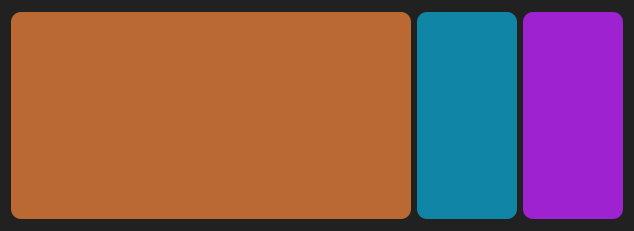
              <widget class="QWidget" name="widget_5" native="true">
               <property name="minimumSize">
                <size>
                 <width>0</width>
                 <height>231</height>
                </size>
               </property>
               <property name="styleSheet">
                <string notr="true">background-color:rgb(33, 33, 33);
border-radius:15px;</string>
               </property>
               <layout class="QGridLayout" name="gridLayout_5">
                <item row="0" column="2">
                 <widget class="QLabel" name="label_26">
                  <property name="minimumSize">
                   <size>
                    <width>100</width>
                    <height>150</height>
                   </size>
                  </property>
                  <property name="font">
                   <font>
                    <family>Plus Jakarta Sans ExtraBold</family>
                    <pointsize>12</pointsize>
                    <weight>75</weight>
                    <bold>true</bold>
                   </font>
                  </property>
                  <property name="styleSheet">
                   <string notr="true">background-color: rgb(158, 34, 207);
color: rgb(255, 255, 255);
border-radius:10px;

</string>
                  </property>
                  <property name="midLineWidth">
                   <number>1</number>
                  </property>
                  <property name="text">
                   <string>&lt;html&gt;&lt;head/&gt;&lt;body&gt;&lt;p align=&quot;center&quot;&gt;&lt;br/&gt;&lt;/p&gt;&lt;/body&gt;&lt;/html&gt;</string>
                  </property>
                  <property name="textFormat">
                   <enum>Qt::AutoText</enum>
                  </property>
                  <property name="scaledContents">
                   <bool>true</bool>
                  </property>
                  <property name="alignment">
                   <set>Qt::AlignCenter</set>
                  </property>
                  <property name="wordWrap">
                   <bool>false</bool>
                  </property>
                  <property name="margin">
                   <number>0</number>
                  </property>
                  <property name="indent">
                   <number>-1</number>
                  </property>
                 </widget>
                </item>
                <item row="0" column="1">
                 <widget class="QLabel" name="label_25">
                  <property name="minimumSize">
                   <size>
                    <width>100</width>
                    <height>150</height>
                   </size>
                  </property>
                  <property name="styleSheet">
                   <string notr="true">background-color: rgb(16, 133, 165);
border-radius:10px;</string>
                  </property>
                  <property name="text">
                   <string/>
                  </property>
                 </widget>
                </item>
                <item row="0" column="0">
                 <widget class="QLabel" name="label_27">
                  <property name="minimumSize">
                   <size>
                    <width>400</width>
                    <height>207</height>
                   </size>
                  </property>
                  <property name="maximumSize">
                   <size>
                    <width>336</width>
                    <height>207</height>
                   </size>
                  </property>
                  <property name="styleSheet">
                   <string notr="true">background-color: rgb(186, 105, 51);
border-radius:10px;</string>
                  </property>
                  <property name="text">
                   <string/>
                  </property>
                  <property name="pixmap">
                   <pixmap resource="../../res.qrc">:/images/media/default_cover.png</pixmap>
                  </property>
                  <property name="scaledContents">
                   <bool>true</bool>
                  </property>
                 </widget>
                </item>
               </layout>
              </widget>
